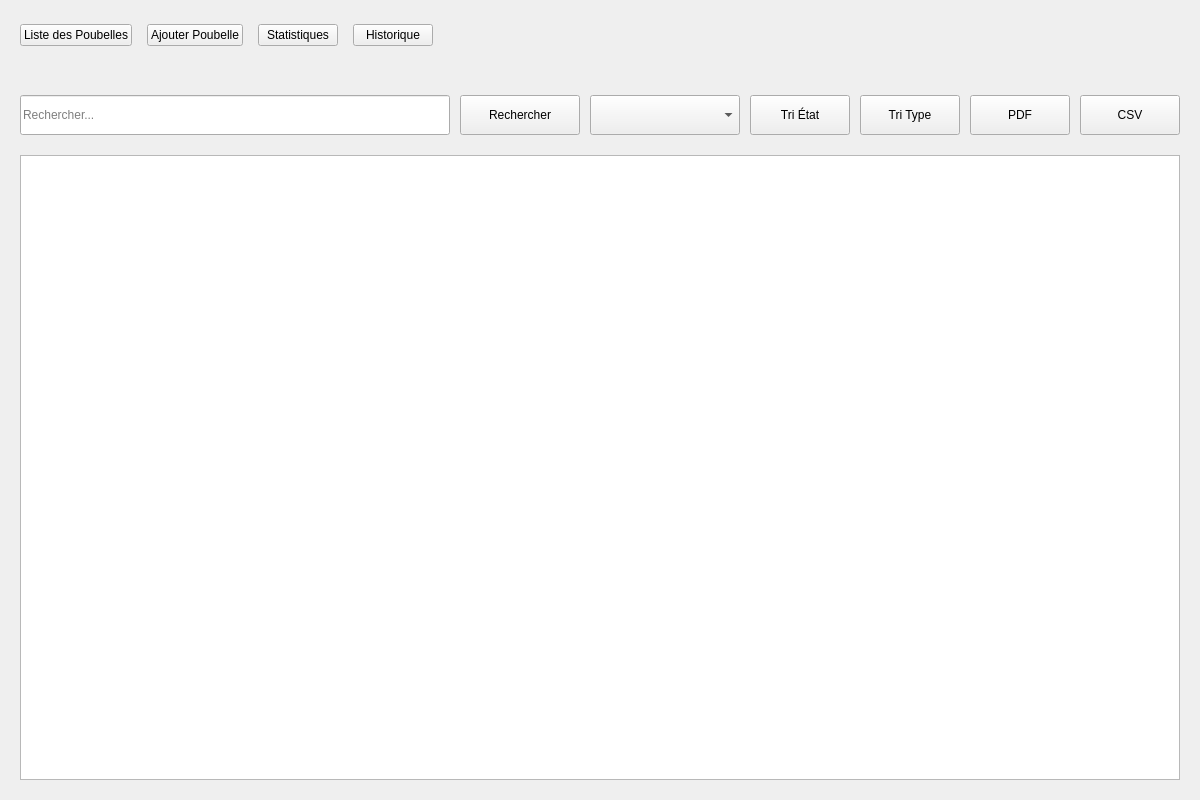
<?xml version="1.0" encoding="UTF-8"?>
<ui version="4.0">
 <class>GestionPoubellePage</class>
 <widget class="QWidget" name="GestionPoubellePage">
  <property name="geometry">
   <rect>
    <x>0</x>
    <y>0</y>
    <width>1200</width>
    <height>800</height>
   </rect>
  </property>
  <property name="windowTitle">
   <string>Gestion des Poubelles</string>
  </property>
  <layout class="QVBoxLayout" name="mainLayout">
   <property name="spacing">
    <number>0</number>
   </property>
   <property name="leftMargin">
    <number>0</number>
   </property>
   <property name="topMargin">
    <number>0</number>
   </property>
   <property name="rightMargin">
    <number>0</number>
   </property>
   <property name="bottomMargin">
    <number>0</number>
   </property>
   <item>
    <widget class="QWidget" name="topButtonBar" native="true">
     <property name="minimumSize">
      <size>
       <width>0</width>
       <height>70</height>
      </size>
     </property>
     <layout class="QHBoxLayout" name="horizontalLayout">
      <property name="spacing">
       <number>15</number>
      </property>
      <property name="leftMargin">
       <number>20</number>
      </property>
      <property name="topMargin">
       <number>10</number>
      </property>
      <property name="rightMargin">
       <number>20</number>
      </property>
      <property name="bottomMargin">
       <number>10</number>
      </property>
      <item>
       <widget class="QPushButton" name="btnListPoubelles">
        <property name="text">
         <string>Liste des Poubelles</string>
        </property>
       </widget>
      </item>
      <item>
       <widget class="QPushButton" name="btnAddPoubelle">
        <property name="text">
         <string>Ajouter Poubelle</string>
        </property>
       </widget>
      </item>
      <item>
       <widget class="QPushButton" name="btnStatistics">
        <property name="text">
         <string>Statistiques</string>
        </property>
       </widget>
      </item>
      <item>
       <widget class="QPushButton" name="btnHistorique">
        <property name="text">
         <string>Historique</string>
        </property>
       </widget>
      </item>
      <item>
       <spacer name="horizontalSpacer">
        <property name="orientation">
         <enum>Qt::Horizontal</enum>
        </property>
        <property name="sizeHint" stdset="0">
         <size>
          <width>40</width>
          <height>20</height>
         </size>
        </property>
       </spacer>
      </item>
     </layout>
    </widget>
   </item>
   <item>
    <widget class="QStackedWidget" name="pagesStack">
     <property name="currentIndex">
      <number>0</number>
     </property>
     <widget class="QWidget" name="pageList">
      <layout class="QVBoxLayout" name="verticalLayout">
       <property name="spacing">
        <number>15</number>
       </property>
       <property name="leftMargin">
        <number>20</number>
       </property>
       <property name="topMargin">
        <number>20</number>
       </property>
       <property name="rightMargin">
        <number>20</number>
       </property>
       <property name="bottomMargin">
        <number>20</number>
       </property>
       <item>
        <widget class="QWidget" name="searchBar" native="true">
         <property name="minimumSize">
          <size>
           <width>0</width>
           <height>50</height>
          </size>
         </property>
         <layout class="QHBoxLayout" name="horizontalLayout_2">
          <property name="spacing">
           <number>10</number>
          </property>
          <property name="leftMargin">
           <number>0</number>
          </property>
          <property name="topMargin">
           <number>0</number>
          </property>
          <property name="rightMargin">
           <number>0</number>
          </property>
          <property name="bottomMargin">
           <number>0</number>
          </property>
          <item>
           <widget class="QLineEdit" name="searchBox">
            <property name="minimumSize">
             <size>
              <width>0</width>
              <height>40</height>
             </size>
            </property>
            <property name="placeholderText">
             <string>Rechercher...</string>
            </property>
           </widget>
          </item>
          <item>
           <widget class="QPushButton" name="btnSearch">
            <property name="minimumSize">
             <size>
              <width>120</width>
              <height>40</height>
             </size>
            </property>
            <property name="text">
             <string>Rechercher</string>
            </property>
           </widget>
          </item>
          <item>
           <widget class="QComboBox" name="sortCombo">
            <property name="minimumSize">
             <size>
              <width>150</width>
              <height>40</height>
             </size>
            </property>
           </widget>
          </item>
          <item>
           <widget class="QPushButton" name="btnTriEtat">
            <property name="minimumSize">
             <size>
              <width>100</width>
              <height>40</height>
             </size>
            </property>
            <property name="text">
             <string>Tri État</string>
            </property>
           </widget>
          </item>
          <item>
           <widget class="QPushButton" name="btnTriType">
            <property name="minimumSize">
             <size>
              <width>100</width>
              <height>40</height>
             </size>
            </property>
            <property name="text">
             <string>Tri Type</string>
            </property>
           </widget>
          </item>
          <item>
           <widget class="QPushButton" name="btnExportPdf">
            <property name="minimumSize">
             <size>
              <width>100</width>
              <height>40</height>
             </size>
            </property>
            <property name="text">
             <string>PDF</string>
            </property>
           </widget>
          </item>
          <item>
           <widget class="QPushButton" name="btnExportCsv">
            <property name="minimumSize">
             <size>
              <width>100</width>
              <height>40</height>
             </size>
            </property>
            <property name="text">
             <string>CSV</string>
            </property>
           </widget>
          </item>
         </layout>
        </widget>
       </item>
       <item>
        <widget class="QTableWidget" name="poubelleTable">
         <property name="styleSheet">
          <string notr="true"/>
         </property>
        </widget>
       </item>
      </layout>
     </widget>
     <widget class="QWidget" name="pageForm">
      <layout class="QVBoxLayout" name="formLayout">
       <property name="spacing">
        <number>20</number>
       </property>
       <property name="leftMargin">
        <number>20</number>
       </property>
       <property name="topMargin">
        <number>20</number>
       </property>
       <property name="rightMargin">
        <number>20</number>
       </property>
       <property name="bottomMargin">
        <number>20</number>
       </property>
       <item>
        <widget class="QLabel" name="formTitle">
         <property name="text">
          <string>Ajouter une Poubelle</string>
         </property>
         <property name="alignment">
          <set>Qt::AlignCenter</set>
         </property>
        </widget>
       </item>
       <item>
        <widget class="QWidget" name="formFieldsContainer" native="true">
         <layout class="QVBoxLayout" name="verticalLayout_3">
          <property name="spacing">
           <number>20</number>
          </property>
          <property name="leftMargin">
           <number>30</number>
          </property>
          <property name="topMargin">
           <number>30</number>
          </property>
          <property name="rightMargin">
           <number>30</number>
          </property>
          <property name="bottomMargin">
           <number>30</number>
          </property>
          <item>
           <layout class="QGridLayout" name="formGrid">
            <property name="horizontalSpacing">
             <number>20</number>
            </property>
            <property name="verticalSpacing">
             <number>15</number>
            </property>
            <item row="0" column="0">
             <widget class="QLabel" name="label">
              <property name="text">
               <string>Type de Déchet:</string>
              </property>
             </widget>
            </item>
            <item row="0" column="1">
             <widget class="QComboBox" name="inputTypeDechet">
              <property name="minimumSize">
               <size>
                <width>0</width>
                <height>35</height>
               </size>
              </property>
             </widget>
            </item>
            <item row="1" column="0">
             <widget class="QLabel" name="label_2">
              <property name="text">
               <string>État:</string>
              </property>
             </widget>
            </item>
            <item row="1" column="1">
             <widget class="QComboBox" name="inputEtat">
              <property name="minimumSize">
               <size>
                <width>0</width>
                <height>35</height>
               </size>
              </property>
             </widget>
            </item>
            <item row="2" column="0">
             <widget class="QLabel" name="label_3">
              <property name="text">
               <string>Taux de Remplissage:</string>
              </property>
             </widget>
            </item>
            <item row="2" column="1">
             <widget class="QSpinBox" name="inputTauxRemplissage">
              <property name="minimumSize">
               <size>
                <width>0</width>
                <height>35</height>
               </size>
              </property>
             </widget>
            </item>
            <item row="3" column="0">
             <widget class="QLabel" name="label_4">
              <property name="text">
               <string>Localisation:</string>
              </property>
             </widget>
            </item>
            <item row="3" column="1">
             <widget class="QLineEdit" name="inputLocalisation">
              <property name="minimumSize">
               <size>
                <width>0</width>
                <height>35</height>
               </size>
              </property>
             </widget>
            </item>
            <item row="4" column="0">
             <widget class="QLabel" name="label_5">
              <property name="text">
               <string>Date Installation:</string>
              </property>
             </widget>
            </item>
            <item row="4" column="1">
             <widget class="QDateEdit" name="inputDateInstallation">
              <property name="minimumSize">
               <size>
                <width>0</width>
                <height>35</height>
               </size>
              </property>
             </widget>
            </item>
            <item row="5" column="0">
             <widget class="QLabel" name="label_6">
              <property name="text">
               <string>Dernière Collecte:</string>
              </property>
             </widget>
            </item>
            <item row="5" column="1">
             <widget class="QDateEdit" name="inputDateCollecte">
              <property name="minimumSize">
               <size>
                <width>0</width>
                <height>35</height>
               </size>
              </property>
             </widget>
            </item>
            <item row="6" column="0" colspan="2">
             <widget class="QCheckBox" name="checkEndommagee">
              <property name="text">
               <string>Poubelle Endommagée</string>
              </property>
             </widget>
            </item>
            <item row="7" column="0">
             <widget class="QLabel" name="label_7">
              <property name="text">
               <string>Notes:</string>
              </property>
             </widget>
            </item>
            <item row="7" column="1">
             <widget class="QTextEdit" name="inputNotes"/>
            </item>
            <item row="8" column="0" colspan="2">
             <widget class="QPushButton" name="btnUploadImage">
              <property name="text">
               <string>Ajouter une Photo</string>
              </property>
             </widget>
            </item>
           </layout>
          </item>
          <item>
           <layout class="QHBoxLayout" name="horizontalLayout_3">
            <item>
             <spacer name="horizontalSpacer_2">
              <property name="orientation">
               <enum>Qt::Horizontal</enum>
              </property>
              <property name="sizeHint" stdset="0">
               <size>
                <width>40</width>
                <height>20</height>
               </size>
              </property>
             </spacer>
            </item>
            <item>
             <widget class="QPushButton" name="btnConfirmAdd">
              <property name="minimumSize">
               <size>
                <width>150</width>
                <height>45</height>
               </size>
              </property>
              <property name="text">
               <string>Ajouter</string>
              </property>
             </widget>
            </item>
            <item>
             <widget class="QPushButton" name="btnConfirmUpdate">
              <property name="minimumSize">
               <size>
                <width>150</width>
                <height>45</height>
               </size>
              </property>
              <property name="text">
               <string>Modifier</string>
              </property>
             </widget>
            </item>
            <item>
             <spacer name="horizontalSpacer_3">
              <property name="orientation">
               <enum>Qt::Horizontal</enum>
              </property>
              <property name="sizeHint" stdset="0">
               <size>
                <width>40</width>
                <height>20</height>
               </size>
              </property>
             </spacer>
            </item>
           </layout>
          </item>
         </layout>
        </widget>
       </item>
       <item>
        <spacer name="verticalSpacer">
         <property name="orientation">
          <enum>Qt::Vertical</enum>
         </property>
         <property name="sizeHint" stdset="0">
          <size>
           <width>20</width>
           <height>40</height>
          </size>
         </property>
        </spacer>
       </item>
      </layout>
     </widget>
     <widget class="QWidget" name="pageStats">
      <layout class="QVBoxLayout" name="verticalLayout_4">
       <property name="spacing">
        <number>20</number>
       </property>
       <property name="leftMargin">
        <number>20</number>
       </property>
       <property name="topMargin">
        <number>20</number>
       </property>
       <property name="rightMargin">
        <number>20</number>
       </property>
       <property name="bottomMargin">
        <number>20</number>
       </property>
       <item>
        <widget class="QLabel" name="statsTitle">
         <property name="text">
          <string>Statistiques des Poubelles</string>
         </property>
         <property name="alignment">
          <set>Qt::AlignCenter</set>
         </property>
         <property name="styleSheet">
          <string notr="true">font-size: 18pt; font-weight: bold; color: #8e944e;</string>
         </property>
        </widget>
       </item>
       <item>
        <layout class="QHBoxLayout" name="horizontalLayout_4">
         <property name="spacing">
          <number>20</number>
         </property>
         <item>
          <widget class="QWidget" name="statsLeftContainer" native="true">
           <property name="minimumSize">
            <size>
             <width>0</width>
             <height>450</height>
            </size>
           </property>
          </widget>
         </item>
         <item>
          <widget class="QWidget" name="statsRightContainer" native="true">
           <property name="minimumSize">
            <size>
             <width>0</width>
             <height>450</height>
            </size>
           </property>
          </widget>
         </item>
        </layout>
       </item>
      </layout>
     </widget>
     <widget class="QWidget" name="pageHistorique">
      <layout class="QVBoxLayout" name="verticalLayout_5">
       <property name="spacing">
        <number>15</number>
       </property>
       <property name="leftMargin">
        <number>20</number>
       </property>
       <property name="topMargin">
        <number>20</number>
       </property>
       <property name="rightMargin">
        <number>20</number>
       </property>
       <property name="bottomMargin">
        <number>20</number>
       </property>
       <item>
        <widget class="QLabel" name="historiqueTitle">
         <property name="text">
          <string>Historique des Modifications</string>
         </property>
         <property name="alignment">
          <set>Qt::AlignCenter</set>
         </property>
         <property name="styleSheet">
          <string notr="true">font-size: 18pt; font-weight: bold; color: #8e944e;</string>
         </property>
        </widget>
       </item>
       <item>
        <widget class="QTableWidget" name="historiqueTable"/>
       </item>
      </layout>
     </widget>
    </widget>
   </item>
  </layout>
 </widget>
 <resources/>
 <connections/>
</ui>
